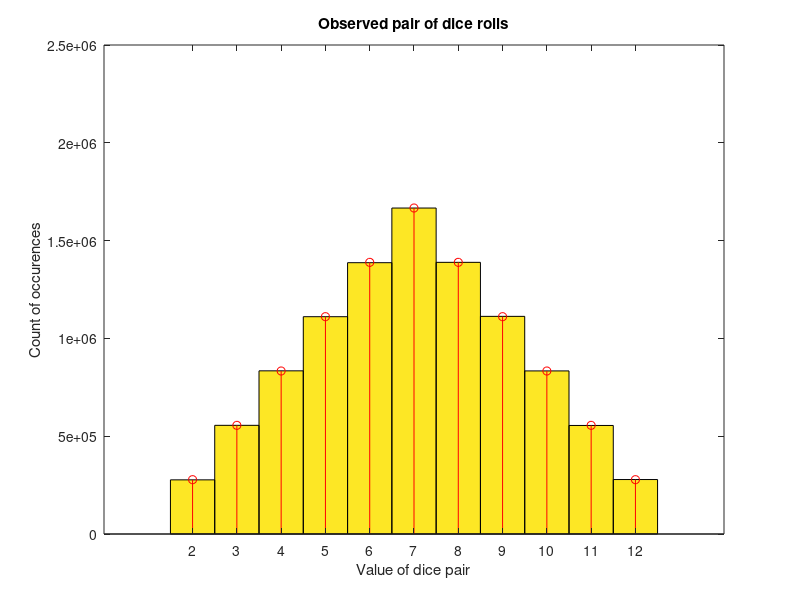

The MATLAB source for this figure:
% David and class
% 1/29/2020
% Rolling pairs of dice simulation

N = 10000000;

d1 = rand(1,N); %Between 0 and 1
d1 = d1 .* 6; %Between 0 and 6
d1 = ceil( d1 ); %Whole numbers between 1 and 6

d2 = randi(6,1,N);

pair = d1 + d2;

%numberOfTwos = sum(pair == 2)

hist( pair, 2:12 )
hold on;
axis( [ 0 14 0 N*0.25 ] )
title( 'Observed pair of dice rolls')
xlabel( 'Value of dice pair' )
ylabel( 'Count of occurences' )

%Generate histogram stems
% to show analytic probability
x = 2:12;
probs = [ 1:6 5:-1:1 ] ./ 36;
y = N.*probs;

stem( x, y, 'r' );

hold off;


